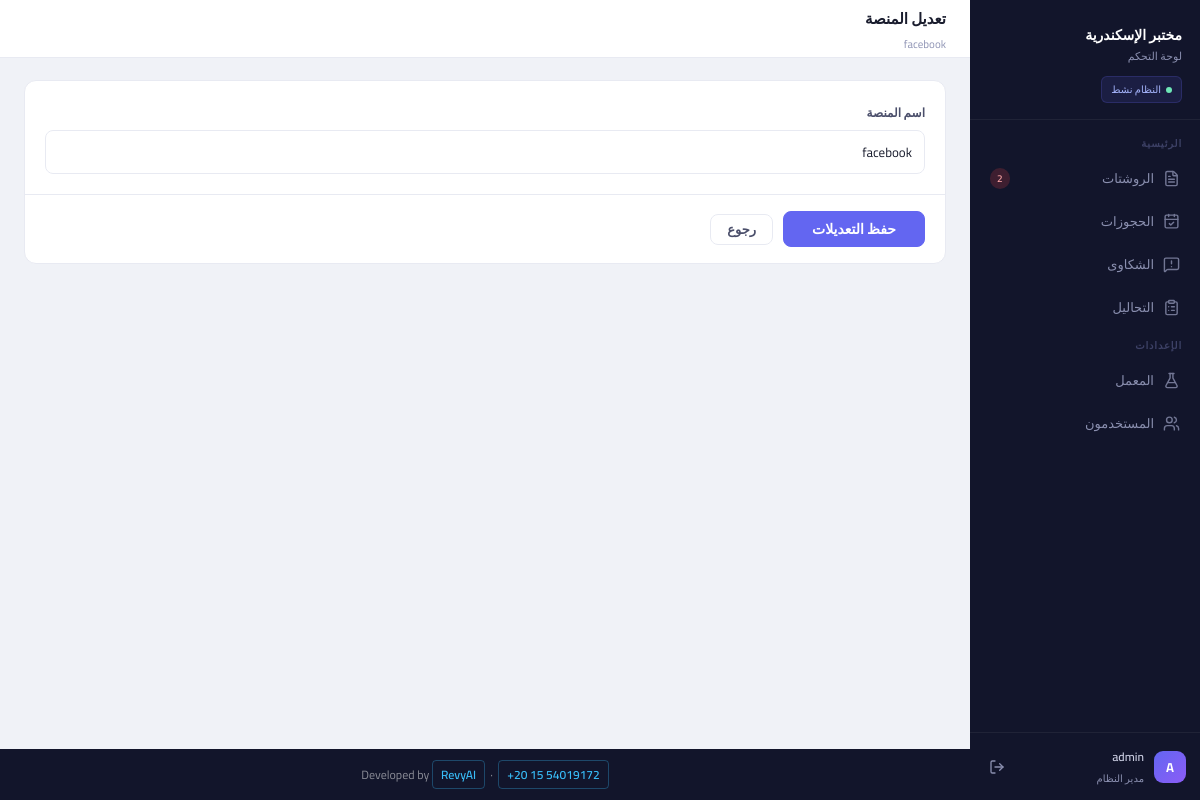
/platforms/1/edit (signed in), run on the app's committed database.
### models/models.py (models this page shows)
class User(db.Model, UserMixin):
    __tablename__ = "users"
    id = db.Column(db.Integer, primary_key=True)
    username = db.Column(db.String(50), unique=True, nullable=False)
    password = db.Column(db.String(50), nullable=False)

class Platform(db.Model):
    __tablename__ = 'platforms'
    id   = db.Column(db.Integer, primary_key=True)
    name = db.Column(db.String(100), nullable=False)
    pages = db.relationship('Page', backref='platform', lazy=True)

### app.py (the view, shortened to what this page needs)
@app.route('/platforms/<int:platform_id>/edit', methods=['GET', 'POST'])
@login_required
def edit_platform(platform_id):
    platform, msg = PlatformService.get_platform_by_id(platform_id)
    if not platform:
        flash(msg, 'error')
        return redirect(url_for('list_platforms'))
    return render_template('platforms/edit.html', platform=platform)

### app.py (called while the page is built)
@login_manager.user_loader
def load_user(user_id):
    return db.session.get(User, int(user_id))

@app.context_processor
def inject_globals():
    from models.models import Inquiry, Status
    try:
        pending_count = Inquiry.query.filter_by(status=Status.PENDING).count()
    except Exception:
        pending_count = 0
    return dict(pending_inquiries_count=pending_count)

### software_services/platform_services.py (called while the page is built)
    @staticmethod
    def get_platform_by_id(platform_id):
        platform = Platform.query.get(platform_id)
        if not platform:
          return None, "المنصة غير موجودة"
        return platform, "تم العثور على المنصة"

### templates/platforms/edit.html (shortened to what this page needs)
{% extends 'base.html' %}
{% block topbar_title %}تعديل المنصة{% endblock %}
{% block topbar_sub %}{{ platform.name }}{% endblock %}
{% block content %}
<div class="card">
  <form action="{{ url_for('edit_platform', platform_id=platform.id) }}" method="POST">
    <div class="form-grid">
      <div class="form-group full-width">
        <label>اسم المنصة</label>
        <input type="text" name="name" class="form-control" value="{{ platform.name }}" required>
      </div>
    </div>
    <div class="form-actions">
      <button type="submit" class="btn btn-primary btn-submit">حفظ التعديلات</button>
      <a href="{{ url_for('list_platforms') }}" class="btn btn-ghost">رجوع</a>
    </div>
  </form>
</div>
{% endblock %}

### templates/base.html (shortened to what this page needs)
<!DOCTYPE html>
<html lang="ar" dir="rtl">
<head>
  <link rel="stylesheet" href="{{ url_for('static', filename='css/style.css') }}">
</head>
<body>
<aside class="sidebar" id="sidebar">
  <div class="sidebar-logo">
    <div class="lab-name">مختبر الإسكندرية</div>
    <div class="lab-sub">لوحة التحكم</div>
    <div class="sidebar-status">النظام نشط</div>
  </div>
  <div class="nav-section">
    <p class="nav-section-label">الرئيسية</p>
    <a href="{{ url_for('list_inquiries') }}"
       class="nav-item {% if request.endpoint == 'list_inquiries' %}active{% endif %}">
      <i data-lucide="file-text" class="nav-icon"></i>
      الروشتات
      {% if pending_inquiries_count and pending_inquiries_count > 0 %}
      <span class="nav-badge">{{ pending_inquiries_count }}</span>
      {% endif %}
    </a>
    <a href="{{ url_for('list_bookings') }}"
       class="nav-item {% if request.endpoint == 'list_bookings' %}active{% endif %}">
      <i data-lucide="calendar-check" class="nav-icon"></i>
      الحجوزات
    </a>
    <a href="{{ url_for('list_complaints') }}"
       class="nav-item {% if request.endpoint == 'list_complaints' %}active{% endif %}">
      <i data-lucide="message-square-warning" class="nav-icon"></i>
      الشكاوى
    </a>
    <a href="{{ url_for('list_services') }}"
       class="nav-item {% if request.endpoint in ['list_services','create_service','edit_service'] %}active{% endif %}">
      <i data-lucide="clipboard-list" class="nav-icon"></i>
      التحاليل
    </a>
    <p class="nav-section-label">الإعدادات</p>
    <a href="{{ url_for('laboratory_settings') }}"
       class="nav-item {% if request.endpoint == 'laboratory_settings' %}active{% endif %}">
      <i data-lucide="flask-conical" class="nav-icon"></i>
      المعمل
    </a>
    <a href="{{ url_for('users') }}"
       class="nav-item {% if request.endpoint in ['users','create_user','edit_user'] %}active{% endif %}">
      <i data-lucide="users" class="nav-icon"></i>
      المستخدمون
    </a>
  </div>
  <div class="sidebar-footer">
    <div class="sidebar-user">
      <div class="avatar">{{ current_user.username[0]|upper }}</div>
      <div class="user-info">
        <div class="user-name">{{ current_user.username }}</div>
        <div class="user-role">مدير النظام</div>
      </div>
      <a href="{{ url_for('logout') }}" class="logout-btn" title="تسجيل الخروج">
        <i data-lucide="log-out" style="width:16px;height:16px;"></i>
      </a>
    </div>
  </div>
</aside>
<div class="main-wrapper">
  <div class="topbar">
    <div class="topbar-left">
      <div class="topbar-title">{% block topbar_title %}{% endblock %}</div>
      <div class="topbar-sub">{% block topbar_sub %}{% endblock %}</div>
    </div>
  </div>
  <main class="main-content">
    {% block content %}{% endblock %}
  </main>
  <div class="site-footer">
    Developed by
    <a href="https://revyai.tech" target="_blank">RevyAI</a>
    &nbsp;·&nbsp;
    <a href="https://wa.me/201554019172" target="_blank">+20 15 54019172</a>
  </div>
</div>
</body>
</html>

### data on the page
User: username "A", username "admin"
Platform: name "facebook"

### other printed values
{{ pending_inquiries_count }} "2"
